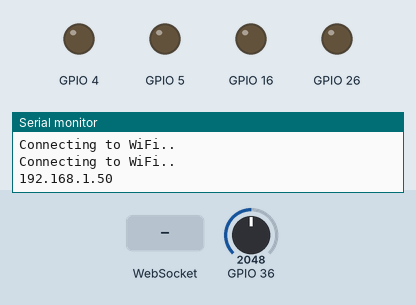
The sketch below on a simulated ESP32. Shown: output pins drawn as LEDs (lit = HIGH), the last lines printed to the serial monitor. The inputs (shaded band) are chosen by the test bench; at power-on: GPIO 36 = 2048. WiFi joins after 1.5 s; servers stay silent unless stated; storage starts empty.

Above: at 3.2 s.
3.3 s: WebSocket text "R" received
At 4.0 s:
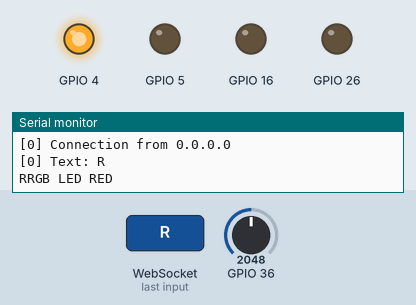
4.8 s: WebSocket text "G" received
At 5.2 s:
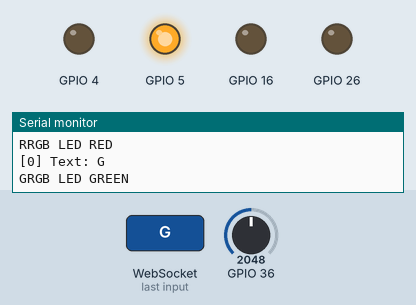
6.3 s: WebSocket text "B" received
At 7.5 s:
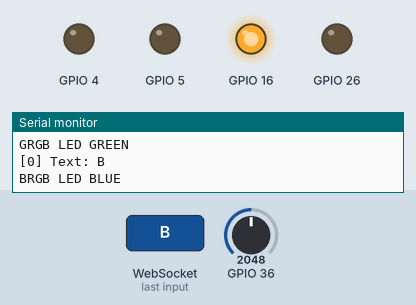
Timing chart, 0 to 9.3 s (numbered marks = the images above; inputs shaded):
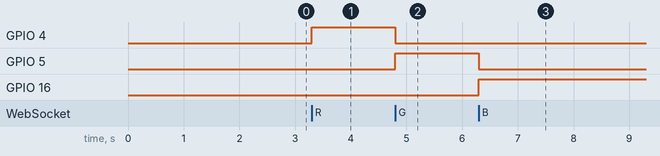

Measured:
- after the input at 3.3 s, GPIO 4: LOW → HIGH at once
- after the input at 4.8 s, GPIO 4: HIGH → LOW at once; GPIO 5: LOW → HIGH at once
- after the input at 6.3 s, GPIO 5: HIGH → LOW at once; GPIO 16: LOW → HIGH at once

The sketch:

WEBSERVERtest.ino
```cpp
/*********
  Rui Santos
  Complete project details at https://randomnerdtutorials.com
*********/

// Import required libraries
#include "WiFi.h"
#include "ESPAsyncWebServer.h"
#include "SPIFFS.h"
#include <WebSocketsServer.h>
// Replace with your network credentials
const char* ssid = "htl-IoT";
const char* password = "iot..2015";

long previousMillis = 0;
long interval = 1000;

int potiValue = 0;

// Create AsyncWebServer object on port 80
AsyncWebServer server(80);

// Globals
WebSocketsServer webSocket = WebSocketsServer(2000);

void setup() {

 pinMode(36, INPUT);
  pinMode(26, OUTPUT);
  digitalWrite(26, LOW);
  pinMode(4, OUTPUT);
  pinMode(5, OUTPUT);
  pinMode(16, OUTPUT);


  // Serial port for debugging purposes
  Serial.begin(115200);

  // Initialize SPIFFS
  if (!SPIFFS.begin(true)) {
    Serial.println("An Error has occurred while mounting SPIFFS");
    return;
  }

  // Connect to Wi-Fi
  WiFi.begin(ssid, password);
  while (WiFi.status() != WL_CONNECTED) {
    delay(1000);
    Serial.println("Connecting to WiFi..");
  }

  // Print ESP32 Local IP Address
  Serial.println(WiFi.localIP());

  // Route for root / web page
  server.on("/", HTTP_GET, [](AsyncWebServerRequest * request) {
    Serial.println("load root");
    request->send(SPIFFS, "/index.html", String(), false);
  });

// Start WebSocket server and assign callback
  webSocket.begin();
  webSocket.onEvent(onWebSocketEvent);

  // Start server
  server.begin();
}

void handleText(uint8_t num, uint8_t* payload) {
  String str = (char*)payload;
  Serial.print(str);
  if (str == "R") {
    Serial.println("RGB LED RED");
    digitalWrite(4, HIGH);
    digitalWrite(5, LOW);
    digitalWrite(16, LOW);
  } else if (str == "G") {
    Serial.println("RGB LED GREEN");
    digitalWrite(4, LOW);
    digitalWrite(5, HIGH);
    digitalWrite(16, LOW);
  } else if (str == "B") {
    Serial.println("RGB LED BLUE");
    digitalWrite(4, LOW);
    digitalWrite(5, LOW);
    digitalWrite(16, HIGH);
  } else if (str == "getPoti") {
    String val = String("poti")+String(potiValue);
    Serial.println(val);
    webSocket.sendTXT(num, val);
  }
}

// Called when receiving any WebSocket message
void onWebSocketEvent(uint8_t num,
                      WStype_t type,
                      uint8_t * payload,
                      size_t length) {

  // Figure out the type of WebSocket event
  switch (type) {

    // Client has disconnected
    case WStype_DISCONNECTED:
      Serial.printf("[%u] Disconnected!\n", num);
      break;

    // New client has connected
    case WStype_CONNECTED:
      {
        IPAddress ip = webSocket.remoteIP(num);
        Serial.printf("[%u] Connection from ", num);
        Serial.println(ip.toString());
      }
      break;

    // Echo text message back to client
    case WStype_TEXT:
      Serial.printf("[%u] Text: %s\n", num, payload);
      //webSocket.sendTXT(num, payload);
      handleText(num, payload);
      break;

    // For everything else: do nothing
    case WStype_BIN:
    case WStype_ERROR:
    case WStype_FRAGMENT_TEXT_START:
    case WStype_FRAGMENT_BIN_START:
    case WStype_FRAGMENT:
    case WStype_FRAGMENT_FIN:
    default:
      break;
  }
}

void loop() {
 // Look for and handle WebSocket data
  webSocket.loop();

  if (millis() - previousMillis > interval) {
    // save the last time you blinked the LED
    previousMillis = millis();
    //Serial.println(analogRead(36));

    potiValue = analogRead(36);

  }
}
```
